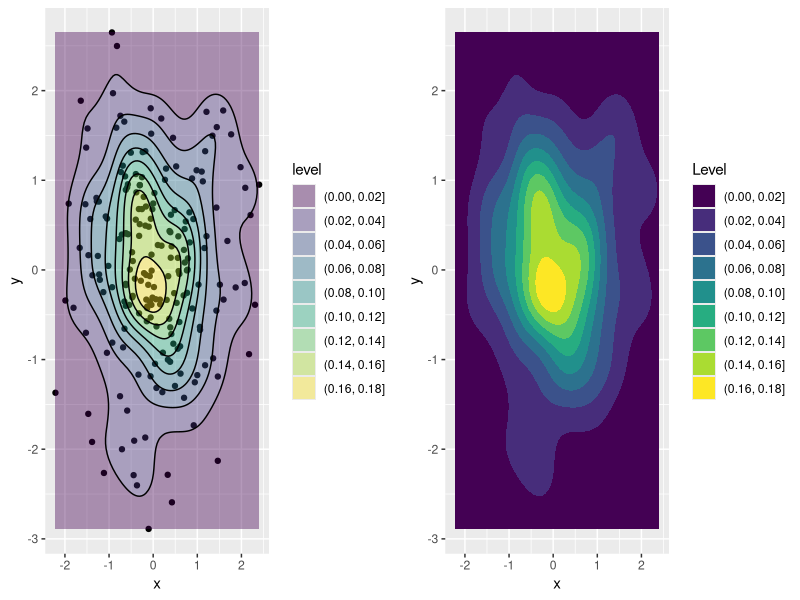

Recreate this plot in R.
# install.packages("ggplot2")
library(ggplot2)

# Data
set.seed(1)
df <- data.frame(x = rnorm(200), y = rnorm(200))
p1<- ggplot(df, aes(x = x, y = y)) +
      geom_point() +
      geom_density_2d_filled(alpha = 0.4) +
      geom_density_2d(colour = "black")
p2<- ggplot(df, aes(x = x, y = y)) +
      geom_density_2d_filled() +
      guides(fill = guide_legend(title = "Level"))
library("gridExtra")
grid.arrange(p1, p2, ncol=2)

